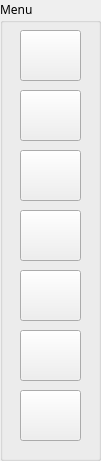
   <widget class="QGroupBox" name="menugroupbox">
    <property name="geometry">
     <rect>
      <x>20</x>
      <y>70</y>
      <width>101</width>
      <height>461</height>
     </rect>
    </property>
    <property name="font">
     <font>
      <family>Arial Unicode MS</family>
     </font>
    </property>
    <property name="title">
     <string>Menu</string>
    </property>
    <widget class="QPushButton" name="exitbutton">
     <property name="geometry">
      <rect>
       <x>20</x>
       <y>390</y>
       <width>61</width>
       <height>51</height>
      </rect>
     </property>
     <property name="autoFillBackground">
      <bool>true</bool>
     </property>
     <property name="text">
      <string/>
     </property>
     <property name="icon">
      <iconset resource="resources.qrc">
       <normaloff>:/new/resource/Exit.png</normaloff>:/new/resource/Exit.png</iconset>
     </property>
     <property name="iconSize">
      <size>
       <width>37</width>
       <height>55</height>
      </size>
     </property>
    </widget>
    <widget class="QPushButton" name="firstweightbutton">
     <property name="geometry">
      <rect>
       <x>20</x>
       <y>30</y>
       <width>61</width>
       <height>51</height>
      </rect>
     </property>
     <property name="autoFillBackground">
      <bool>true</bool>
     </property>
     <property name="text">
      <string/>
     </property>
     <property name="icon">
      <iconset resource="resources.qrc">
       <normaloff>:/new/resource/Firstweight.png</normaloff>:/new/resource/Firstweight.png</iconset>
     </property>
     <property name="iconSize">
      <size>
       <width>52</width>
       <height>60</height>
      </size>
     </property>
     <property name="shortcut">
      <string/>
     </property>
    </widget>
    <widget class="QPushButton" name="helpbutton">
     <property name="geometry">
      <rect>
       <x>20</x>
       <y>330</y>
       <width>61</width>
       <height>51</height>
      </rect>
     </property>
     <property name="autoFillBackground">
      <bool>true</bool>
     </property>
     <property name="text">
      <string/>
     </property>
     <property name="icon">
      <iconset resource="resources.qrc">
       <normaloff>:/new/resource/Help.png</normaloff>:/new/resource/Help.png</iconset>
     </property>
     <property name="iconSize">
      <size>
       <width>43</width>
       <height>49</height>
      </size>
     </property>
    </widget>
    <widget class="QPushButton" name="viewreportbutton">
     <property name="geometry">
      <rect>
       <x>20</x>
       <y>210</y>
       <width>61</width>
       <height>51</height>
      </rect>
     </property>
     <property name="autoFillBackground">
      <bool>true</bool>
     </property>
     <property name="text">
      <string/>
     </property>
     <property name="icon">
      <iconset resource="resources.qrc">
       <normaloff>:/new/resource/Reports.png</normaloff>:/new/resource/Reports.png</iconset>
     </property>
     <property name="iconSize">
      <size>
       <width>45</width>
       <height>56</height>
      </size>
     </property>
    </widget>
    <widget class="QPushButton" name="settingsbutton">
     <property name="geometry">
      <rect>
       <x>20</x>
       <y>270</y>
       <width>61</width>
       <height>51</height>
      </rect>
     </property>
     <property name="minimumSize">
      <size>
       <width>0</width>
       <height>0</height>
      </size>
     </property>
     <property name="mouseTracking">
      <bool>false</bool>
     </property>
     <property name="focusPolicy">
      <enum>Qt::StrongFocus</enum>
     </property>
     <property name="autoFillBackground">
      <bool>true</bool>
     </property>
     <property name="text">
      <string/>
     </property>
     <property name="icon">
      <iconset resource="resources.qrc">
       <normaloff>:/new/resource/Settings.png</normaloff>:/new/resource/Settings.png</iconset>
     </property>
     <property name="iconSize">
      <size>
       <width>49</width>
       <height>60</height>
      </size>
     </property>
    </widget>
    <widget class="QPushButton" name="viewticketbutton">
     <property name="geometry">
      <rect>
       <x>20</x>
       <y>150</y>
       <width>61</width>
       <height>51</height>
      </rect>
     </property>
     <property name="autoFillBackground">
      <bool>true</bool>
     </property>
     <property name="text">
      <string/>
     </property>
     <property name="icon">
      <iconset resource="resources.qrc">
       <normaloff>:/new/resource/Viewticket.png</normaloff>:/new/resource/Viewticket.png</iconset>
     </property>
     <property name="iconSize">
      <size>
       <width>44</width>
       <height>60</height>
      </size>
     </property>
    </widget>
    <widget class="QPushButton" name="secondweightbutton">
     <property name="geometry">
      <rect>
       <x>20</x>
       <y>90</y>
       <width>61</width>
       <height>51</height>
      </rect>
     </property>
     <property name="toolTip">
      <string/>
     </property>
     <property name="whatsThis">
      <string/>
     </property>
     <property name="autoFillBackground">
      <bool>true</bool>
     </property>
     <property name="text">
      <string/>
     </property>
     <property name="icon">
      <iconset resource="resources.qrc">
       <normaloff>:/new/resource/Secondweight.png</normaloff>:/new/resource/Secondweight.png</iconset>
     </property>
     <property name="iconSize">
      <size>
       <width>52</width>
       <height>60</height>
      </size>
     </property>
    </widget>
   </widget>
